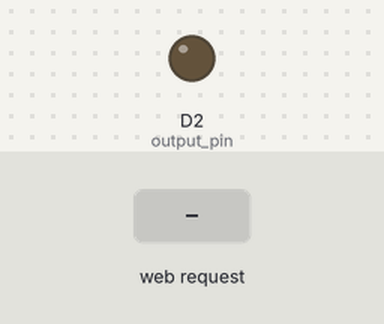
Simulated run of this sketch. Board: ESP8266 (NodeMCU). On the bench: output pins drawn as LEDs (lit = HIGH). The test bench sets the inputs (shaded band). WiFi joins after 1.5 s; servers stay silent unless stated; what the sketch prints to the serial monitor is not drawn.

Above: at 2.7 s.
2.8 s: HTTP request GET /led received
At 3.4 s:
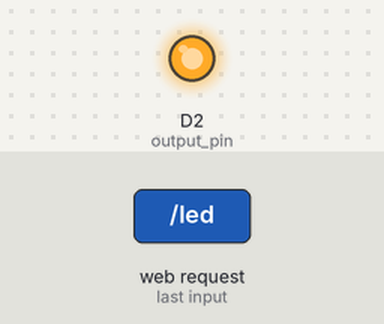
Timing chart, 0 to 5.8 s (numbered marks = the images above; inputs shaded):
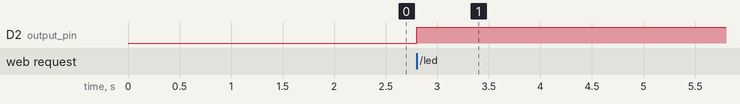

The sketch:

Do-nhiet-do-tren-web-esp8266.ino
```cpp
// Them thu vien

#include <ESP8266WebServer.h>
#include <ESP8266WiFi.h>
#include <WiFiClient.h>
#include <DHT.h>
#include "index.h"

// Pin
// Su dung cam bien DHT11
#define DHTTYPE DHT22
#define DHTPIN D1
#define output_pin D2
int temp=0, tempOld=0;
int humi=0, humiOld=0, tus=0;
String trangthai = "OFF";
// Thiet lap DHT
DHT dht(DHTPIN, DHTTYPE);

// Thong so WiFi nha ban
const char* ssid = "R&D WORKSHOP";
const char* password = "174238hqv";

// Tao server
ESP8266WebServer server(80);

void setup() {

// Khai bao GPIO5
  pinMode(output_pin, OUTPUT);
  digitalWrite(output_pin, 0);
  // Mo Serial
  Serial.begin(115200);
  delay(10);

  // Khoi tao DHT
  dht.begin();

  // Ket noi toi mang WiFi
  //Serial.println();
  //Serial.println();
  Serial.print("Ket noi toi mang ");
  Serial.println(ssid);

  WiFi.begin(ssid, password);

  while (WiFi.status() != WL_CONNECTED) {
    delay(500);
    Serial.print(".");
  }
  Serial.println("");
  Serial.println("Da ket noi WiFi");

  server.on("/", handleRoot);
  server.on("/temp", temperature);
  server.on("/humi", humidity);
  server.on("/led", ledControl);
  // Khoi dong server
  server.begin();
  Serial.println("Khoi dong Server");

  // In ra dia chi IP
  Serial.println(WiFi.localIP());


}
void loop(void){
  server.handleClient();          //Handle client requests
}

void handleRoot()
{
  String s = MAIN_page; //Doc trang HTML
  server.send(200, "text/html", s); // Gui HTML den client
}

void temperature()
{
temp = dht.readTemperature();
//  if(temp == tempOld){}
//  else
//  {tempOld = temp;
   server.send(200, "text/plane", String(temp));

//  }
}

void humidity()
{
  humi = dht.readHumidity();
//  if(humi == humiOld){}
//  else{
//    humiOld = humi;
    server.send(200, "text/plane", String(humi));
//    }
}
void ledControl()
{
    tus = digitalRead(output_pin);
    if(tus== LOW)
    {
      trangthai = "OFF";
      digitalWrite(output_pin, 1);
    }
    else
    {
      trangthai = "ON";
      digitalWrite(output_pin, 0);
    }
    server.send(200, "text/plane", trangthai);
}
```

index.h
```cpp
  const char MAIN_page[] PROGMEM = R"=====(
  <html lang="en">
  <head>
  <meta charset="utf-8">
  </head><body>
  <div class="container">
    <div class="row"><h1>Theo dõi nhiệt độ và độ ẩm</h1></div>
    <div class="row">
      <div class="colum2">Nhiệt độ</div>
      <div class="colum2">Độ ẩm</div>
    </div>
    <div class="row">
      <div class="colum2" id="nhietdo"></div>
      <div class="colum2" id="doam"></div>
    </div>
    <div class="clear"></div>
    <div class="wrapper">
    <h1>Điều khiển đèn</h1>
    <input type="button" onclick="setTime()" id="led" value="ON" name="">
    <input type="text" id="dem" name="">
  </div>
  </div>
  <style>
    .container {
    width: 50%;
    height: max-content;
    background: lightgreen;
    color: white;
    margin: auto;
    padding: 10px;
  }

  h1 {
    text-align: center;
    padding-bottom: 20px;
    margin: 0;
  }

  .colum1 {
    width: 100%;
    text-align: center;
  }

  .colum2 {
    width: 50%;
    display: inline-block;
  }
  .row {
    width: 100%;
    height: auto;
  }
  .row .colum2 {
    width: 50%;
    float: left;
    text-align: center;
    font-size: 20px;
  }
  div.col3 {
    float: left;
    width: 50%;
    text-align: center;
    font-size: 20px;
  }
  .clear {
    clear: both;
  }
  </style>
  <script>
    var xhttp = new XMLHttpRequest();
    function getData() {
      xhttp = new XMLHttpRequest();
    xhttp.onreadystatechange = function() {
        if (this.readyState == 4 && this.status == 200) {
          document.getElementById("nhietdo").innerHTML =
          this.responseText; // Nhan ket qua tu server
        }
    };
  xhttp.open("GET", "temp", true); // Tao yeu cau tu client
  xhttp.send(); // Gui yeu cau cua client len Server
  }
  function getDoAm() {
    xhttp = new XMLHttpRequest();
  xhttp.onreadystatechange = function() {
    if (this.readyState == 4 && this.status == 200) {
      document.getElementById("doam").innerHTML =
      this.responseText;
    }
  };
  xhttp.open("GET", "humi", true);
  xhttp.send();
  }
  function setTime()
  {
    var giatri = document.getElementById("dem").value;
    ledControl();
    if(giatri != "")
    {
        setTimeout(function(){
          ledControl();
          }, parseInt(giatri));
    }
  }
  function ledControl() {
      xhttp.onreadystatechange = function() {
      if (this.readyState == 4 && this.status == 200) {
      document.getElementById("led").value =
      this.responseText;
    }
  };
      xhttp.open("GET", "led", true);
      xhttp.send();
    }

  // Hàm thực hiện gửi yêu cầu của client cứ 1s gửi 1 lần
  setInterval(function() {
  getData();
  getDoAm();
  }, 2000);

  </script>


  </body></html>
  )=====";
```

Measured:
- after the input at 2.8 s, D2 (output_pin): LOW → HIGH at once
